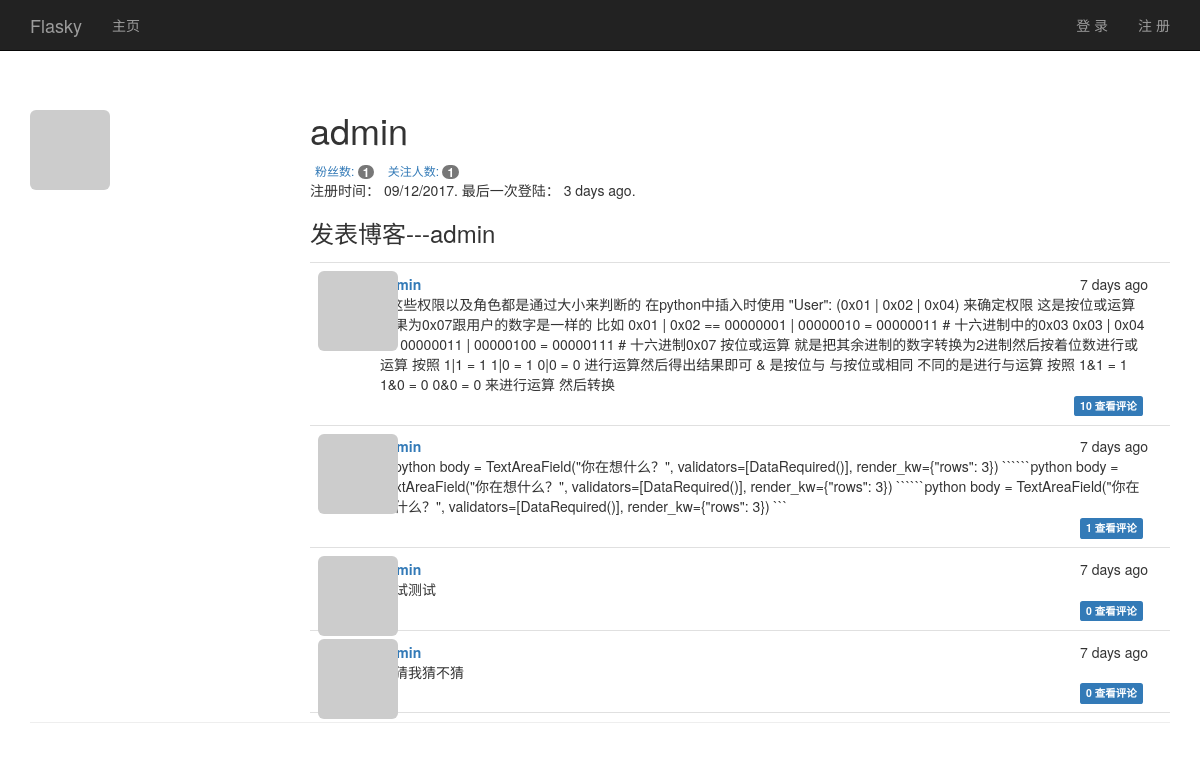
Screenshot of /user/admin with the database file from the repository.
### app/models.py (models this page shows, shortened)
class User(UserMixin, db.Model):
    avatar_hash = db.Column(db.String(32))
    __tablename__ = 'users'
    id = db.Column(db.Integer, primary_key=True)
    email = db.Column(db.String(64), unique=True, index=True)
    username = db.Column(db.String(64), unique=True, index=True)
    role_id = db.Column(db.Integer, db.ForeignKey('roles.id'))
    password_hash = db.Column(db.String(128))
    confirmed = db.Column(db.Boolean, default=False)
    name = db.Column(db.String(64))  # 姓名
    location = db.Column(db.String(64))  # 所在地
    about_me = db.Column(db.Text())  # 自我介绍
    member_since = db.Column(db.DateTime(), default=datetime.utcnow)  # 注册时间
    last_seen = db.Column(db.DateTime(), default=datetime.utcnow)  # 最后登录时间
    posts = db.relationship('Post', backref='author', lazy='dynamic')
    followed = db.relationship('Follow',
                               foreign_keys=[Follow.follower_id],
                               backref=db.backref('follower', lazy='joined'),
                               lazy='dynamic',
                               cascade='all, delete-orphan')
    followers = db.relationship('Follow',
                                foreign_keys=[Follow.followed_id],
                                backref=db.backref('followed', lazy='joined'),
                                lazy='dynamic',
                                cascade='all, delete-orphan')
    comments = db.relationship('Comment', backref='author', lazy='dynamic')
    @property
    def password(self):
        raise AttributeError('密码不是一个可读属性！')
    def gravatar(self, size=100, default='identicon', rating='g'):
        if request.is_secure:  # 如果响应是安全的
            url = 'https://secure.gravatar.com/avatar'
        else:
            url = 'http://www.gravatar.com/avatar'
        my_hash = self.avatar_hash or hashlib.md5(self.email.encode(
            'utf-8')).hexdigest()
        return '{url}/{hash}?s={size}&d={default}&r={rating}'.format(
            url=url, hash=my_hash, size=size, default=default, rating=rating
        )

class Post(db.Model):
    __tablename__ = 'posts'
    id = db.Column(db.Integer, primary_key=True)
    body = db.Column(db.Text)
    timestamp = db.Column(db.DateTime, index=True, default=datetime.utcnow())
    author_id = db.Column(db.Integer, db.ForeignKey('users.id'))
    body_html = db.Column(db.Text)
    comments = db.relationship('Comment', backref='post', lazy='dynamic')

### app/main/views.py (the view)
@main.route('/user/<username>')
def user(username):
    web_user = User.query.filter_by(username=username).first_or_404()
    if web_user is None:
        abort(404)
    posts = web_user.posts.order_by(Post.timestamp.desc()).all()
    return render_template('user.html', user=web_user, posts=posts)

### app/auth/views.py (called while the page is built)
@auth.before_app_request
def before_request():
    if current_user.is_authenticated:
        current_user.ping()
        if not current_user.confirmed \
                and request.endpoint \
                and request.endpoint[:5] != 'auth.' \
                and request.endpoint != 'static':
            return redirect(url_for('auth.unconfirmed'))

### app/main/__init__.py (called while the page is built)
@main.app_context_processor
def inject_permission():
    return dict(Permission=Permission)

### app/main/views.py (called while the page is built, shortened)
@main.after_app_request
def after_request(response):
    return response

### app/models.py (called while the page is built)
    def can(self, permissions):
        return False

    def is_administrator(self):
        return False

### app/templates/user.html (shortened to what this page needs)
{% extends "base.html" %}
{% block page_content %}
	<div class="page-header">
		<img class="img-rounded profile-thumbnail" src="{{ user.gravatar(size=256) }}">
		<div class="profile-header">
			<h1>
				{{ user.username }}
			</h1>
			<div>
				<a href="{{ url_for('.followers', username=user.username) }}"
					 class="btn-xs">
					粉丝数: <span class="badge">{{ user.followers.count() - 1 }}</span>
				</a>
				<a href="{{ url_for('.followed_by', username=user.username) }}"
					 class="btn-xs">
					关注人数: <span class="badge">{{ user.followed.count() - 1 }}</span>
				</a>
			<p>注册时间： {{ moment(user.member_since).format('L') }}. 最后一次登陆： {{
							moment
      (user.last_seen).fromNow() }}.</p>
			<h3>发表博客---{{ user.username }}</h3>
			{% include '_posts.html' %}
		</div>
	</div>
{% endblock page_content %}

### app/templates/_posts.html (shortened to what this page needs)
<ul class="posts">
	{% for post in posts %}
		<li class="post">
			<div class="post-thumbnail">
				<a href="{{ url_for('.user', username=post.author.username) }}">
					<img src="{{ post.author.gravatar(size=40) }}"
							 alt="" class="img-rounded profile-thumbnail"></a>
			</div>
			<div class="post-content">
				<div class="post-date	">{{ moment(post.timestamp).fromNow() }}</div>
				<div class="post-author">
					<a href="{{ url_for('.user', username=post.author.username )}}">
						{{ post.author.username }}</a>
				</div>
				<div class="post-body">
					{% if post.body_html %}
						{{ post.body_html | safe }}
					{% else %}
						{{ post.body }}
					{% endif %}
				</div>
				<div class="post-footer">
					<a href="{{ url_for('.post', id=post.id) }}#comments">
						<span class="label label-primary">
							{{ post.comments.count() }} 查看评论
						</span>
					</a>
				</div>
			</div>
		</li>
	{% endfor %}
</ul>

### app/static/style.css (style rules this page uses)
body { padding-top: 70px; }
.profile-thumbnail { position: absolute; }
.profile-header { min-height: 260px; margin-left: 280px; }
ul.posts { list-style-type: none; padding: 0px; margin: 16px 0px 0px 0px; border-top: 1px solid #e0e0e0; }
ul.posts li.post { padding: 8px; border-bottom: 1px solid #e0e0e0; }
div.post-date { float: right; }
div.post-author { font-weight: bold; }
div.post-thumbnail { position: absolute; }
div.post-content { margin-left: 48px; min-height: 48px; overflow: hidden; padding: 0.2em 1em; }
div.post-footer { float: right; }
div.post-footer a { margin-right: 5px; }

### rows the page displays
User: username "admin", member_since "09/12/2017", last_seen "3 days ago"
Post: timestamp "7 days ago", author.username "admin", body "* 这些权限以及角色都是通过大小来判断的 在python中插入时使用 \"User\": (0x01 | 0x02 | 0x04) 来确定权限 这是按位或运算 结果为0x07跟用户的数字是一样的 比如 0x01 | 0x02 == 00000001 | 00000010 = 00000011 # 十六进制中的0x03 0x03 | 0x04 == 00000011 | 00000100 = 00000111 # 十六进制0x07 按位或运算 就是把其余进制的数字转换为2进制然后按着位数进行或运算 按照 1|1 = 1 1|0 = 1 0|0 = 0 进行运算然后得出结果即可 & 是按位与 与按位或相同 不同的是进行与运算 按照 1&1 = 1 1&0 = 0 0&0 = 0 来进行运算 然后转换", comments.count "10"
Post: timestamp "7 days ago", author.username "admin", body "```python body = TextAreaField(\"你在想什么？\", validators=[DataRequired()], render_kw={\"rows\": 3}) ``````python body = TextAreaField(\"你在想什么？\", validators=[DataRequired()], render_kw={\"rows\": 3}) ``````python body = TextAreaField(\"你在想什么？\", validators=[DataRequired()], render_kw={\"rows\": 3}) ```", comments.count "1"
Post: timestamp "7 days ago", author.username "admin", body "测试测试", comments.count "0"
Post: timestamp "7 days ago", author.username "admin", body "你猜我猜不猜", comments.count "0"

### other values shown
{{ user.followers.count() - 1 }} "1"
{{ user.followed.count() - 1 }} "1"
